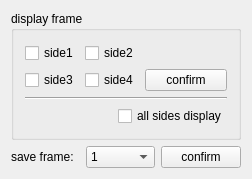
<?xml version="1.0" encoding="UTF-8"?>
<ui version="4.0">
 <class>ContinuousDealPoint</class>
 <widget class="QWidget" name="ContinuousDealPoint">
  <property name="geometry">
   <rect>
    <x>0</x>
    <y>0</y>
    <width>252</width>
    <height>179</height>
   </rect>
  </property>
  <property name="windowTitle">
   <string>ContinuousDealPoint</string>
  </property>
  <layout class="QGridLayout" name="gridLayout_2">
   <item row="0" column="0" colspan="3">
    <widget class="QGroupBox" name="groupBox">
     <property name="title">
      <string>display frame</string>
     </property>
     <layout class="QVBoxLayout" name="verticalLayout_2">
      <item>
       <layout class="QHBoxLayout" name="horizontalLayout_2">
        <item>
         <layout class="QGridLayout" name="gridLayout">
          <item row="1" column="0">
           <widget class="QCheckBox" name="cb_side3">
            <property name="text">
             <string>side3</string>
            </property>
           </widget>
          </item>
          <item row="0" column="0">
           <widget class="QCheckBox" name="cb_side1">
            <property name="text">
             <string>side1</string>
            </property>
           </widget>
          </item>
          <item row="0" column="1">
           <widget class="QCheckBox" name="cb_side2">
            <property name="text">
             <string>side2</string>
            </property>
           </widget>
          </item>
          <item row="1" column="1">
           <widget class="QCheckBox" name="cb_side4">
            <property name="text">
             <string>side4</string>
            </property>
           </widget>
          </item>
         </layout>
        </item>
        <item>
         <layout class="QVBoxLayout" name="verticalLayout">
          <item>
           <spacer name="verticalSpacer">
            <property name="orientation">
             <enum>Qt::Orientation::Vertical</enum>
            </property>
            <property name="sizeHint" stdset="0">
             <size>
              <width>20</width>
              <height>17</height>
             </size>
            </property>
           </spacer>
          </item>
          <item>
           <widget class="QPushButton" name="pb_display_confirm">
            <property name="text">
             <string>confirm</string>
            </property>
           </widget>
          </item>
         </layout>
        </item>
       </layout>
      </item>
      <item>
       <widget class="Line" name="line">
        <property name="orientation">
         <enum>Qt::Orientation::Horizontal</enum>
        </property>
       </widget>
      </item>
      <item>
       <layout class="QHBoxLayout" name="horizontalLayout">
        <item>
         <spacer name="horizontalSpacer">
          <property name="orientation">
           <enum>Qt::Orientation::Horizontal</enum>
          </property>
          <property name="sizeHint" stdset="0">
           <size>
            <width>40</width>
            <height>20</height>
           </size>
          </property>
         </spacer>
        </item>
        <item>
         <widget class="QCheckBox" name="cb_all_sides_display">
          <property name="text">
           <string>all sides display</string>
          </property>
         </widget>
        </item>
       </layout>
      </item>
     </layout>
    </widget>
   </item>
   <item row="1" column="0">
    <widget class="QLabel" name="label_2">
     <property name="text">
      <string>save frame:</string>
     </property>
    </widget>
   </item>
   <item row="1" column="1">
    <widget class="QComboBox" name="cb_save_frame">
     <item>
      <property name="text">
       <string>1</string>
      </property>
     </item>
     <item>
      <property name="text">
       <string>4</string>
      </property>
     </item>
     <item>
      <property name="text">
       <string>8</string>
      </property>
     </item>
     <item>
      <property name="text">
       <string>16</string>
      </property>
     </item>
     <item>
      <property name="text">
       <string>32</string>
      </property>
     </item>
     <item>
      <property name="text">
       <string>64</string>
      </property>
     </item>
    </widget>
   </item>
   <item row="1" column="2">
    <widget class="QPushButton" name="pb_frame_confirm">
     <property name="text">
      <string>confirm</string>
     </property>
    </widget>
   </item>
  </layout>
 </widget>
 <layoutdefault spacing="6" margin="11"/>
 <resources/>
 <connections/>
</ui>
